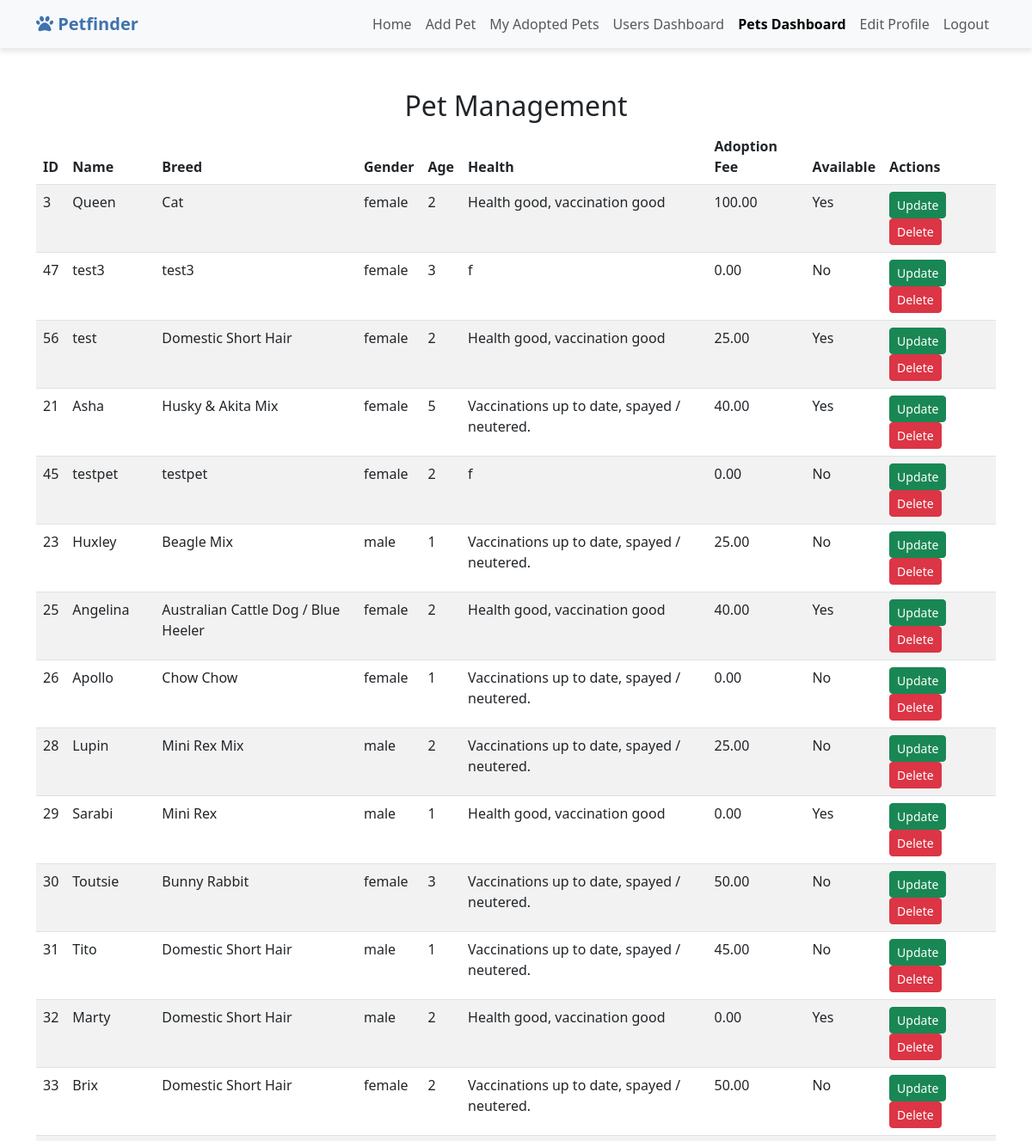
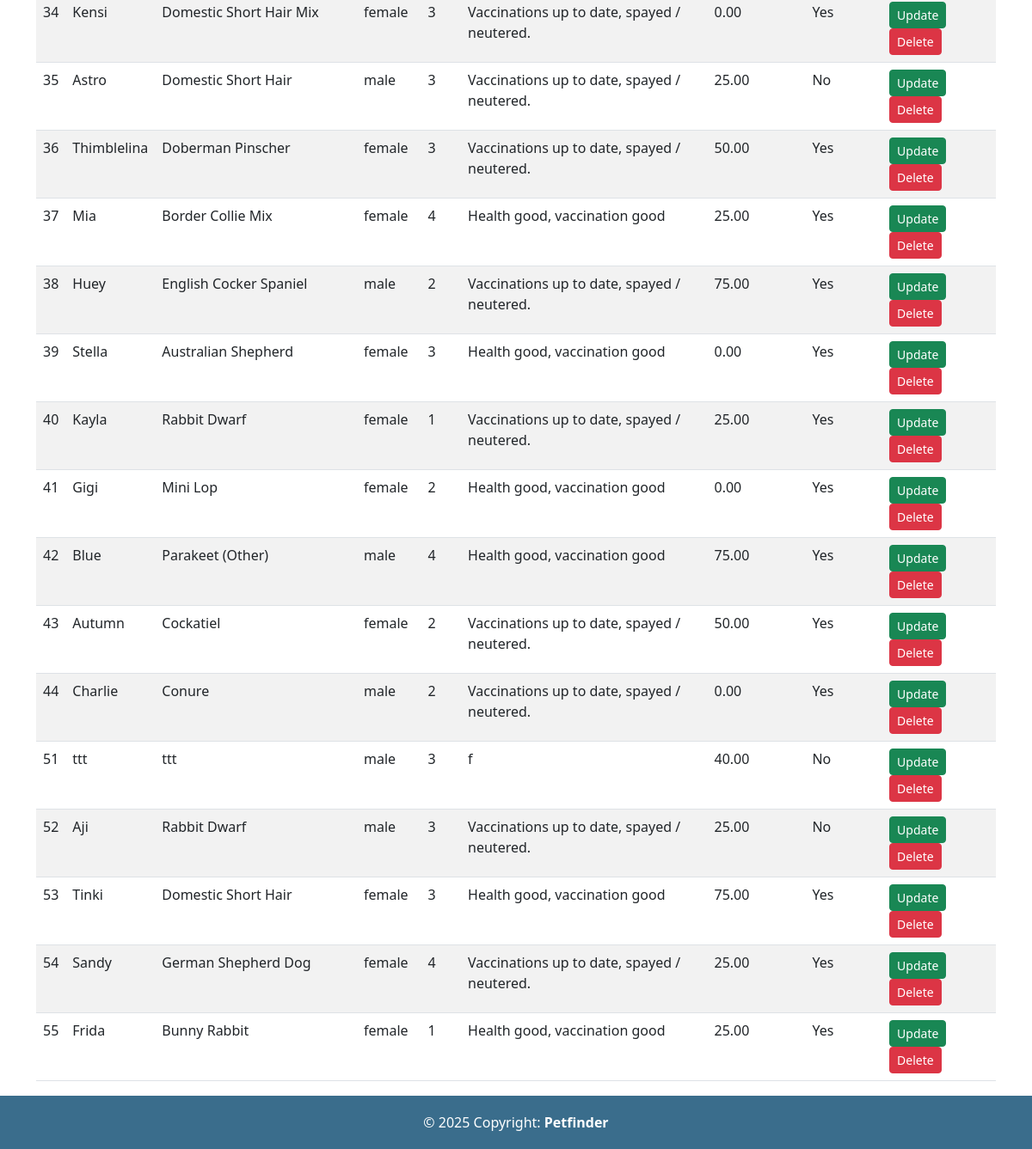
The page /pet_dashboard.php (signed in) on the database its author committed (2 pictures, top to bottom).
### tables this page shows
CREATE TABLE IF NOT EXISTS `pets` (
  `id` int NOT NULL AUTO_INCREMENT,
  `name` varchar(255) NOT NULL,
  `breed` varchar(255) DEFAULT NULL,
  `gender` enum('male','female') DEFAULT NULL,
  `age` int DEFAULT NULL,
  `yes_no` enum('yes','no') DEFAULT NULL,
  `health` text NOT NULL,
  `adoption_fee` decimal(10,2) DEFAULT NULL,
  `description` text,
  `image` varchar(255) NOT NULL,
  `category` enum('dog','cat','others') NOT NULL,
  `available` tinyint(1) DEFAULT '1',
  `adoption_date` datetime NOT NULL,
  PRIMARY KEY (`id`)
);

### pet_dashboard.php (the view, shortened to what this page needs)
<?php
require 'config.php';
include_once 'header.php';
$sql = "SELECT * FROM pets";
$query = $pdo->prepare($sql);
$query->execute();
$pets = $query->fetchAll(PDO::FETCH_ASSOC);
?>
<!DOCTYPE html>
<html lang="en">
<head>
    <link href="https://cdn.jsdelivr.net/npm/bootstrap@5.3.0-alpha3/dist/css/bootstrap.min.css" rel="stylesheet">
</head>
<body>
<div class="container mt-5">
    <h2 class="text-center">Pet Management</h2>
    <table class="table table-striped">
        <thead>
            <tr>
                <th>ID</th>
                <th>Name</th>
                <th>Breed</th>
                <th>Gender</th>
                <th>Age</th>
                <th>Health</th>
                <th>Adoption Fee</th>
                <th>Available</th>
                <th>Actions</th>
            </tr>
        </thead>
        <tbody>
            <?php foreach ($pets as $pet): ?>
                <tr>
                    <td><?php echo $pet['id']; ?></td>
                    <td><?php echo $pet['name']; ?></td>
                    <td><?php echo $pet['breed']; ?></td>
                    <td><?php echo $pet['gender']; ?></td>
                    <td><?php echo $pet['age']; ?></td>
                    <td><?php echo $pet['health']; ?></td>
                    <td><?php echo $pet['adoption_fee']; ?></td>
                    <td><?php echo $pet['available'] == 1 ? 'Yes' : 'No'; ?></td>
                    <td>
                        <a href="edit_pet.php?id=<?php echo $pet['id']; ?>" class="btn btn-success btn-sm">Update</a>
                        <a href="delete_pet.php?id=<?php echo $pet['id']; ?>" class="btn btn-danger btn-sm" onclick="return confirm('Are you sure?')">Delete</a>
                    </td>
                </tr>
            <?php endforeach; ?>
        </tbody>
    </table>
</div>
<footer>
    <div class="text-center p-2">
        © 2025 Copyright:
        <a class="text-white" href="#"> <strong>Petfinder</strong></a>
    </div>
</footer>
</body>
</html>

### header.php (style rules this page uses)
body { background-color: #f8f9fa; }

### pet_dashboard.php (style rules this page uses)
html, body { height: 100%; margin: 0; display: flex; flex-direction: column; }
body { flex: 1; }
.container { flex: 1; }
footer { width: 100%; background-color: #3A6D8C; color: white; text-align: center; padding: 0.7rem 0; position: sticky; bottom: 0; left: 0; }
footer a { text-decoration: none; color: white; }

### rows shown on the page
pets: id "3", name "Queen", breed "Cat", gender "female", age "2", health "Health good, vaccination good", adoption_fee "100.00", available "Yes"
pets: id "47", name "test3", breed "test3", gender "female", age "3", health "f", adoption_fee "0.00", available "No"
pets: id "56", name "test", breed "Domestic Short Hair", gender "female", age "2", health "Health good, vaccination good", adoption_fee "25.00", available "Yes"
pets: id "21", name "Asha", breed "Husky & Akita Mix", gender "female", age "5", health "Vaccinations up to date, spayed / neutered.", adoption_fee "40.00", available "Yes"
pets: id "45", name "testpet", breed "testpet", gender "female", age "2", health "f", adoption_fee "0.00", available "No"
pets: id "23", name "Huxley", breed "Beagle Mix", gender "male", age "1", health "Vaccinations up to date, spayed / neutered.", adoption_fee "25.00", available "No"
pets: id "25", name "Angelina", breed "Australian Cattle Dog / Blue Heeler", gender "female", age "2", health "Health good, vaccination good", adoption_fee "40.00", available "Yes"
pets: id "26", name "Apollo", breed "Chow Chow", gender "female", age "1", health "Vaccinations up to date, spayed / neutered.", adoption_fee "0.00", available "No"
pets: id "28", name "Lupin", breed "Mini Rex Mix", gender "male", age "2", health "Vaccinations up to date, spayed / neutered.", adoption_fee "25.00", available "No"
pets: id "29", name "Sarabi", breed "Mini Rex", gender "male", age "1", health "Health good, vaccination good", adoption_fee "0.00", available "Yes"
pets: id "30", name "Toutsie", breed "Bunny Rabbit", gender "female", age "3", health "Vaccinations up to date, spayed / neutered.", adoption_fee "50.00", available "No"
pets: id "31", name "Tito", breed "Domestic Short Hair", gender "male", age "1", health "Vaccinations up to date, spayed / neutered.", adoption_fee "45.00", available "No"
pets: id "32", name "Marty", breed "Domestic Short Hair", gender "male", age "2", health "Health good, vaccination good", adoption_fee "0.00", available "Yes"
pets: id "33", name "Brix", breed "Domestic Short Hair", gender "female", age "2", health "Vaccinations up to date, spayed / neutered.", adoption_fee "50.00", available "No"
pets: id "34", name "Kensi", breed "Domestic Short Hair Mix", gender "female", age "3", health "Vaccinations up to date, spayed / neutered.", adoption_fee "0.00", available "Yes"
pets: id "35", name "Astro", breed "Domestic Short Hair", gender "male", age "3", health "Vaccinations up to date, spayed / neutered.", adoption_fee "25.00", available "No"
pets: id "36", name "Thimblelina", breed "Doberman Pinscher", gender "female", age "3", health "Vaccinations up to date, spayed / neutered.", adoption_fee "50.00", available "Yes"
pets: id "37", name "Mia", breed "Border Collie Mix", gender "female", age "4", health "Health good, vaccination good", adoption_fee "25.00", available "Yes"
pets: id "38", name "Huey", breed "English Cocker Spaniel", gender "male", age "2", health "Vaccinations up to date, spayed / neutered.", adoption_fee "75.00", available "Yes"
pets: id "39", name "Stella", breed "Australian Shepherd", gender "female", age "3", health "Health good, vaccination good", adoption_fee "0.00", available "Yes"
pets: id "40", name "Kayla", breed "Rabbit Dwarf", gender "female", age "1", health "Vaccinations up to date, spayed / neutered.", adoption_fee "25.00", available "Yes"
pets: id "41", name "Gigi", breed "Mini Lop", gender "female", age "2", health "Health good, vaccination good", adoption_fee "0.00", available "Yes"
pets: id "42", name "Blue", breed "Parakeet (Other)", gender "male", age "4", health "Health good, vaccination good", adoption_fee "75.00", available "Yes"
pets: id "43", name "Autumn", breed "Cockatiel", gender "female", age "2", health "Vaccinations up to date, spayed / neutered.", adoption_fee "50.00", available "Yes"
pets: id "44", name "Charlie", breed "Conure", gender "male", age "2", health "Vaccinations up to date, spayed / neutered.", adoption_fee "0.00", available "Yes"
pets: id "51", name "ttt", breed "ttt", gender "male", age "3", health "f", adoption_fee "40.00", available "No"
pets: id "52", name "Aji", breed "Rabbit Dwarf", gender "male", age "3", health "Vaccinations up to date, spayed / neutered.", adoption_fee "25.00", available "No"
pets: id "53", name "Tinki", breed "Domestic Short Hair", gender "female", age "3", health "Health good, vaccination good", adoption_fee "75.00", available "Yes"
pets: id "54", name "Sandy", breed "German Shepherd Dog", gender "female", age "4", health "Vaccinations up to date, spayed / neutered.", adoption_fee "25.00", available "Yes"
pets: id "55", name "Frida", breed "Bunny Rabbit", gender "female", age "1", health "Health good, vaccination good", adoption_fee "25.00", available "Yes"
